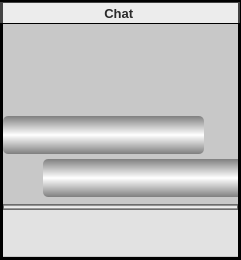
<?xml version="1.0" encoding="UTF-8"?>
<ui version="4.0">
 <class>ChatDlgClass</class>
 <widget class="QWidget" name="ChatDlgClass">
  <property name="geometry">
   <rect>
    <x>0</x>
    <y>0</y>
    <width>241</width>
    <height>260</height>
   </rect>
  </property>
  <property name="windowTitle">
   <string>Chat</string>
  </property>
  <property name="styleSheet">
   <string>background-color: rgb(255, 255, 255);</string>
  </property>
  <widget class="QFrame" name="frmChat">
   <property name="geometry">
    <rect>
     <x>0</x>
     <y>0</y>
     <width>241</width>
     <height>260</height>
    </rect>
   </property>
   <property name="mouseTracking">
    <bool>true</bool>
   </property>
   <property name="styleSheet">
    <string>background-color: rgb(0, 0, 0);</string>
   </property>
   <property name="locale">
    <locale language="English" country="UnitedStates"/>
   </property>
   <property name="frameShape">
    <enum>QFrame::NoFrame</enum>
   </property>
   <property name="frameShadow">
    <enum>QFrame::Plain</enum>
   </property>
   <widget class="QGroupBox" name="groupChatTop">
    <property name="geometry">
     <rect>
      <x>0</x>
      <y>2</y>
      <width>240</width>
      <height>21</height>
     </rect>
    </property>
    <property name="autoFillBackground">
     <bool>false</bool>
    </property>
    <property name="styleSheet">
     <string>background-color: rgb(67, 67, 67);
border:0px;</string>
    </property>
    <property name="title">
     <string/>
    </property>
    <property name="flat">
     <bool>true</bool>
    </property>
    <widget class="QLabel" name="lblChatClient">
     <property name="geometry">
      <rect>
       <x>3</x>
       <y>1</y>
       <width>235</width>
       <height>20</height>
      </rect>
     </property>
     <property name="font">
      <font>
       <family>Arial</family>
       <pointsize>10</pointsize>
       <weight>75</weight>
       <bold>true</bold>
      </font>
     </property>
     <property name="styleSheet">
      <string>color: rgb(42, 42, 42);
background-color: rgb(236, 236, 236);</string>
     </property>
     <property name="text">
      <string>Chat </string>
     </property>
     <property name="alignment">
      <set>Qt::AlignCenter</set>
     </property>
    </widget>
    <widget class="QPushButton" name="btnChatMaxium">
     <property name="geometry">
      <rect>
       <x>217</x>
       <y>0</y>
       <width>21</width>
       <height>21</height>
      </rect>
     </property>
     <property name="styleSheet">
      <string>background-color: rgba(255, 255, 255,0);
border-color: rgb(0, 0, 0);
border:2px
</string>
     </property>
     <property name="text">
      <string/>
     </property>
     <property name="icon">
      <iconset>
       <normaloff>:/Resources/max.png</normaloff>:/Resources/max.png</iconset>
     </property>
     <property name="flat">
      <bool>true</bool>
     </property>
    </widget>
    <widget class="QPushButton" name="btnChatMinium">
     <property name="geometry">
      <rect>
       <x>192</x>
       <y>0</y>
       <width>21</width>
       <height>21</height>
      </rect>
     </property>
     <property name="styleSheet">
      <string>background-color: rgba(255, 255, 255,0);</string>
     </property>
     <property name="text">
      <string/>
     </property>
     <property name="icon">
      <iconset>
       <normaloff>:/Resources/min.png</normaloff>:/Resources/min.png</iconset>
     </property>
     <property name="flat">
      <bool>true</bool>
     </property>
    </widget>
    <widget class="QLabel" name="lblChatMark">
     <property name="geometry">
      <rect>
       <x>10</x>
       <y>3</y>
       <width>21</width>
       <height>16</height>
      </rect>
     </property>
     <property name="styleSheet">
      <string>background-color: rgba(255, 255, 255,0);</string>
     </property>
     <property name="text">
      <string/>
     </property>
    </widget>
   </widget>
   <widget class="QGroupBox" name="groupChatContent">
    <property name="geometry">
     <rect>
      <x>3</x>
      <y>24</y>
      <width>235</width>
      <height>235</height>
     </rect>
    </property>
    <property name="styleSheet">
     <string>border:0px;
</string>
    </property>
    <property name="title">
     <string/>
    </property>
    <widget class="QTextEdit" name="messageView">
     <property name="geometry">
      <rect>
       <x>0</x>
       <y>0</y>
       <width>235</width>
       <height>233</height>
      </rect>
     </property>
     <property name="styleSheet">
      <string>color: rgb(33, 33, 33); 
background-color: rgb(200, 200, 200);</string>
     </property>
     <property name="frameShape">
      <enum>QFrame::NoFrame</enum>
     </property>
     <property name="textInteractionFlags">
      <set>Qt::TextSelectableByKeyboard|Qt::TextSelectableByMouse</set>
     </property>
    </widget>
    <widget class="QPlainTextEdit" name="edtCustomerMessage">
     <property name="geometry">
      <rect>
       <x>0</x>
       <y>92</y>
       <width>201</width>
       <height>38</height>
      </rect>
     </property>
     <property name="font">
      <font>
       <family>Arial</family>
       <weight>75</weight>
       <bold>true</bold>
      </font>
     </property>
     <property name="mouseTracking">
      <bool>true</bool>
     </property>
     <property name="styleSheet">
      <string>background-color: qlineargradient(spread:reflect, x1:1, y1:0.5, x2:1, y2:1, stop:0 rgba(255, 255, 255, 255), stop:1 rgba(127, 127, 127, 255)); 
border-radius:5px;
color: rgb(0, 0, 127);</string>
     </property>
     <property name="frameShape">
      <enum>QFrame::NoFrame</enum>
     </property>
     <property name="frameShadow">
      <enum>QFrame::Plain</enum>
     </property>
     <property name="verticalScrollBarPolicy">
      <enum>Qt::ScrollBarAlwaysOff</enum>
     </property>
     <property name="horizontalScrollBarPolicy">
      <enum>Qt::ScrollBarAlwaysOff</enum>
     </property>
     <property name="readOnly">
      <bool>true</bool>
     </property>
     <property name="plainText">
      <string/>
     </property>
     <property name="backgroundVisible">
      <bool>false</bool>
     </property>
    </widget>
    <widget class="QPlainTextEdit" name="edtMyMessage">
     <property name="geometry">
      <rect>
       <x>40</x>
       <y>135</y>
       <width>201</width>
       <height>38</height>
      </rect>
     </property>
     <property name="font">
      <font>
       <family>Arial</family>
       <weight>75</weight>
       <bold>true</bold>
      </font>
     </property>
     <property name="mouseTracking">
      <bool>true</bool>
     </property>
     <property name="styleSheet">
      <string>background-color: qlineargradient(spread:reflect, x1:1, y1:0.5, x2:1, y2:1, stop:0 rgba(255, 255, 255, 255), stop:1 rgba(127, 127, 127, 255)); 
border-radius:5px;
color: rgb(0, 0, 127);</string>
     </property>
     <property name="frameShape">
      <enum>QFrame::NoFrame</enum>
     </property>
     <property name="frameShadow">
      <enum>QFrame::Plain</enum>
     </property>
     <property name="verticalScrollBarPolicy">
      <enum>Qt::ScrollBarAlwaysOff</enum>
     </property>
     <property name="horizontalScrollBarPolicy">
      <enum>Qt::ScrollBarAlwaysOff</enum>
     </property>
     <property name="readOnly">
      <bool>true</bool>
     </property>
     <property name="plainText">
      <string/>
     </property>
     <property name="backgroundVisible">
      <bool>false</bool>
     </property>
    </widget>
    <widget class="QGroupBox" name="groupMessageEdit">
     <property name="geometry">
      <rect>
       <x>0</x>
       <y>181</y>
       <width>236</width>
       <height>51</height>
      </rect>
     </property>
     <property name="styleSheet">
      <string>background-color: rgb(226, 226, 226);
border:0px;</string>
     </property>
     <property name="title">
      <string/>
     </property>
     <property name="flat">
      <bool>true</bool>
     </property>
     <widget class="QPlainTextEdit" name="edtMessage">
      <property name="geometry">
       <rect>
        <x>0</x>
        <y>0</y>
        <width>215</width>
        <height>49</height>
       </rect>
      </property>
      <property name="styleSheet">
       <string/>
      </property>
      <property name="frameShape">
       <enum>QFrame::NoFrame</enum>
      </property>
      <property name="frameShadow">
       <enum>QFrame::Plain</enum>
      </property>
      <property name="verticalScrollBarPolicy">
       <enum>Qt::ScrollBarAlwaysOff</enum>
      </property>
      <property name="horizontalScrollBarPolicy">
       <enum>Qt::ScrollBarAlwaysOff</enum>
      </property>
     </widget>
     <widget class="QPushButton" name="btnSend">
      <property name="geometry">
       <rect>
        <x>215</x>
        <y>14</y>
        <width>21</width>
        <height>21</height>
       </rect>
      </property>
      <property name="text">
       <string/>
      </property>
      <property name="icon">
       <iconset>
        <normaloff>:/Resources/arrow.png</normaloff>:/Resources/arrow.png</iconset>
      </property>
      <property name="flat">
       <bool>true</bool>
      </property>
     </widget>
     <zorder>btnSend</zorder>
     <zorder>edtMessage</zorder>
    </widget>
    <widget class="QPushButton" name="btnReboot_2">
     <property name="enabled">
      <bool>false</bool>
     </property>
     <property name="geometry">
      <rect>
       <x>0</x>
       <y>180</y>
       <width>235</width>
       <height>6</height>
      </rect>
     </property>
     <property name="font">
      <font>
       <family>Arial</family>
       <pointsize>11</pointsize>
       <weight>75</weight>
       <bold>true</bold>
      </font>
     </property>
     <property name="styleSheet">
      <string>background-color: qlineargradient(spread:reflect, x1:1, y1:0, x2:1, y2:0.506, stop:0 rgba(20, 20, 20, 255), stop:0.920455 rgba(255, 255, 255, 255));
border:1px solid #6c6c6c;
</string>
     </property>
     <property name="text">
      <string/>
     </property>
     <property name="iconSize">
      <size>
       <width>40</width>
       <height>40</height>
      </size>
     </property>
    </widget>
   </widget>
  </widget>
 </widget>
 <layoutdefault spacing="6" margin="11"/>
 <resources/>
 <connections/>
</ui>
